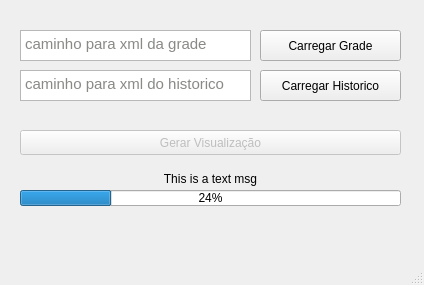
<?xml version="1.0" encoding="UTF-8"?>
<ui version="4.0">
 <class>MainWindow</class>
 <widget class="QMainWindow" name="MainWindow">
  <property name="geometry">
   <rect>
    <x>0</x>
    <y>0</y>
    <width>424</width>
    <height>285</height>
   </rect>
  </property>
  <property name="windowTitle">
   <string>Visual Grade/Historico</string>
  </property>
  <widget class="QWidget" name="centralWidget">
   <widget class="QPushButton" name="btnGrade">
    <property name="geometry">
     <rect>
      <x>260</x>
      <y>30</y>
      <width>141</width>
      <height>31</height>
     </rect>
    </property>
    <property name="text">
     <string>Carregar Grade</string>
    </property>
   </widget>
   <widget class="QTextEdit" name="txtGrade">
    <property name="geometry">
     <rect>
      <x>20</x>
      <y>30</y>
      <width>231</width>
      <height>31</height>
     </rect>
    </property>
    <property name="html">
     <string>&lt;!DOCTYPE HTML PUBLIC &quot;-//W3C//DTD HTML 4.0//EN&quot; &quot;http://www.w3.org/TR/REC-html40/strict.dtd&quot;&gt;
&lt;html&gt;&lt;head&gt;&lt;meta name=&quot;qrichtext&quot; content=&quot;1&quot; /&gt;&lt;style type=&quot;text/css&quot;&gt;
p, li { white-space: pre-wrap; }
&lt;/style&gt;&lt;/head&gt;&lt;body style=&quot; font-family:'Ubuntu'; font-size:11pt; font-weight:400; font-style:normal;&quot;&gt;
&lt;p style=&quot; margin-top:0px; margin-bottom:0px; margin-left:0px; margin-right:0px; -qt-block-indent:0; text-indent:0px;&quot;&gt;&lt;span style=&quot; color:#888a85;&quot;&gt;caminho para xml da grade&lt;/span&gt;&lt;/p&gt;&lt;/body&gt;&lt;/html&gt;</string>
    </property>
   </widget>
   <widget class="QTextEdit" name="txtHist">
    <property name="geometry">
     <rect>
      <x>20</x>
      <y>70</y>
      <width>231</width>
      <height>31</height>
     </rect>
    </property>
    <property name="html">
     <string>&lt;!DOCTYPE HTML PUBLIC &quot;-//W3C//DTD HTML 4.0//EN&quot; &quot;http://www.w3.org/TR/REC-html40/strict.dtd&quot;&gt;
&lt;html&gt;&lt;head&gt;&lt;meta name=&quot;qrichtext&quot; content=&quot;1&quot; /&gt;&lt;style type=&quot;text/css&quot;&gt;
p, li { white-space: pre-wrap; }
&lt;/style&gt;&lt;/head&gt;&lt;body style=&quot; font-family:'Ubuntu'; font-size:11pt; font-weight:400; font-style:normal;&quot;&gt;
&lt;p style=&quot; margin-top:0px; margin-bottom:0px; margin-left:0px; margin-right:0px; -qt-block-indent:0; text-indent:0px;&quot;&gt;&lt;span style=&quot; color:#888a85;&quot;&gt;caminho para xml do historico&lt;/span&gt;&lt;/p&gt;&lt;/body&gt;&lt;/html&gt;</string>
    </property>
   </widget>
   <widget class="QPushButton" name="btnHist">
    <property name="geometry">
     <rect>
      <x>260</x>
      <y>70</y>
      <width>141</width>
      <height>31</height>
     </rect>
    </property>
    <property name="text">
     <string>Carregar Historico</string>
    </property>
   </widget>
   <widget class="QPushButton" name="btnViz">
    <property name="enabled">
     <bool>false</bool>
    </property>
    <property name="geometry">
     <rect>
      <x>20</x>
      <y>130</y>
      <width>381</width>
      <height>25</height>
     </rect>
    </property>
    <property name="text">
     <string>Gerar Visualização</string>
    </property>
   </widget>
   <widget class="QLabel" name="lblProgress">
    <property name="geometry">
     <rect>
      <x>20</x>
      <y>170</y>
      <width>381</width>
      <height>17</height>
     </rect>
    </property>
    <property name="maximumSize">
     <size>
      <width>381</width>
      <height>16777215</height>
     </size>
    </property>
    <property name="text">
     <string>This is a text msg</string>
    </property>
    <property name="alignment">
     <set>Qt::AlignCenter</set>
    </property>
   </widget>
   <widget class="QProgressBar" name="progressBar">
    <property name="enabled">
     <bool>true</bool>
    </property>
    <property name="geometry">
     <rect>
      <x>20</x>
      <y>190</y>
      <width>381</width>
      <height>16</height>
     </rect>
    </property>
    <property name="value">
     <number>24</number>
    </property>
    <property name="textVisible">
     <bool>true</bool>
    </property>
    <property name="invertedAppearance">
     <bool>false</bool>
    </property>
   </widget>
  </widget>
  <widget class="QStatusBar" name="statusBar"/>
  <widget class="QMenuBar" name="menuBar">
   <property name="geometry">
    <rect>
     <x>0</x>
     <y>0</y>
     <width>424</width>
     <height>22</height>
    </rect>
   </property>
  </widget>
  <action name="actionbntGradeClicked">
   <property name="text">
    <string>bntGradeClicked</string>
   </property>
  </action>
  <action name="actionbtnHistClicked">
   <property name="text">
    <string>btnHistClicked</string>
   </property>
  </action>
  <action name="actionbtnVizClicked">
   <property name="text">
    <string>btnVizClicked</string>
   </property>
  </action>
 </widget>
 <layoutdefault spacing="6" margin="11"/>
 <resources/>
 <connections>
  <connection>
   <sender>btnGrade</sender>
   <signal>clicked()</signal>
   <receiver>actionbntGradeClicked</receiver>
   <slot>trigger()</slot>
   <hints>
    <hint type="sourcelabel">
     <x>330</x>
     <y>67</y>
    </hint>
    <hint type="destinationlabel">
     <x>-1</x>
     <y>-1</y>
    </hint>
   </hints>
  </connection>
  <connection>
   <sender>btnHist</sender>
   <signal>clicked()</signal>
   <receiver>actionbtnHistClicked</receiver>
   <slot>trigger()</slot>
   <hints>
    <hint type="sourcelabel">
     <x>330</x>
     <y>107</y>
    </hint>
    <hint type="destinationlabel">
     <x>-1</x>
     <y>-1</y>
    </hint>
   </hints>
  </connection>
  <connection>
   <sender>btnViz</sender>
   <signal>clicked()</signal>
   <receiver>actionbtnVizClicked</receiver>
   <slot>trigger()</slot>
   <hints>
    <hint type="sourcelabel">
     <x>210</x>
     <y>164</y>
    </hint>
    <hint type="destinationlabel">
     <x>-1</x>
     <y>-1</y>
    </hint>
   </hints>
  </connection>
 </connections>
</ui>
